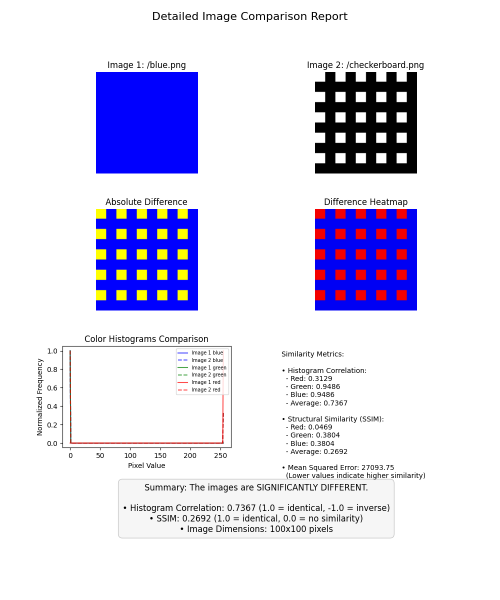
#> input picture test_images/detailed_report.png, 1000 x 1200 px, given in place of ., which was not available (shown at 1/2 size)
$ python -i image_comparison.py   (imports and definitions only)   (older library calls are emulated)
#> lines starting #> are read from the running program, lines starting #| are printed output that depends on the picture; pictures that were not available may be replaced by others from this repository, and a replacement may not be noted
"""
Enhanced Image Comparison Utilities for Dataset Preparation Tool
Provides advanced functions to compare images and identify outliers in groups.
"""
import os
import cv2
import numpy as np
from scipy.spatial.distance import pdist, squareform
import matplotlib.pyplot as plt
from matplotlib.figure import Figure
from matplotlib.backends.backend_agg import FigureCanvasAgg
from PIL import Image, ImageTk
import io
from skimage.metrics import structural_similarity as ssim

class ImageComparison:
    """Class for comparing images and identifying outliers."""

    def __init__(self):
        """Initialize the image comparison utility."""
        self.comparison_methods = {
            "histogram_correlation": self._compare_histogram_correlation,
            "histogram_chi": self._compare_histogram_chi,
            "histogram_intersection": self._compare_histogram_intersection,
            "histogram_bhattacharyya": self._compare_histogram_bhattacharyya,
            "ssim": self._compare_ssim,
            "mse": self._compare_mse
        }

    def compare_images(self, image_paths, method="histogram_correlation", resize=True,
                      resize_dim=(256, 256), color_space="rgb"):
        """
        Compare a group of images using the specified method.

        Args:
            image_paths: List of paths to images to compare
            method: Comparison method to use
            resize: Whether to resize images before comparison
            resize_dim: Dimensions to resize to if resize=True
            color_space: Color space to use for comparison ('rgb', 'hsv', 'lab')

        Returns:
            dict: Results with distance matrix, outlier scores, and visualizations
        """
#> called with image_paths = '../test_images/detailed_report.png', method = 'histogram_correlation', resize = True, resize_dim = (256, 256), color_space = 'rgb'
        if not image_paths:
            return {
                "success": False,
                "message": "No images provided for comparison"
            }

        if method not in self.comparison_methods:
            return {
                "success": False,
                "message": f"Unknown comparison method: {method}"
            }

        # Load and preprocess images
        images = []
        valid_paths = []

        for path in image_paths:
            try:
                # Load image
                img = cv2.imread(path)
#> img is the input picture: shape (1200, 1000, 3); mean B, G, R 238.7, 219.2, 221.4
                if img is None:
                    print(f"Warning: Failed to load image {path}")
                    continue

                # Convert color space if needed
                if color_space == "hsv":
                    img = cv2.cvtColor(img, cv2.COLOR_BGR2HSV)
                elif color_space == "lab":
                    img = cv2.cvtColor(img, cv2.COLOR_BGR2LAB)
                else:  # Default to RGB
                    img = cv2.cvtColor(img, cv2.COLOR_BGR2RGB)

                # Resize if requested
                if resize:
                    img = cv2.resize(img, resize_dim, interpolation=cv2.INTER_AREA)
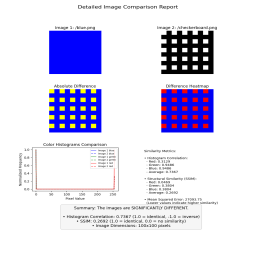
#> img: shape (256, 256, 3); mean R, G, B 221.4, 219.2, 238.7
#> pass 3 of the loop in compare_images, `for path in image_paths:`:
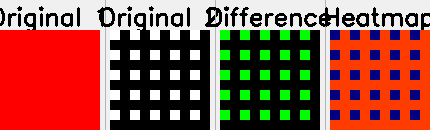
#> input picture test_images/difference_visualization.png, 430 x 130 px, given in place of , which was not available
#> in compare_images, img is the input picture: shape (130, 430, 3); mean B, G, R 71.9, 85.7, 146
#> in compare_images, `img = cv2.resize(img, resize_dim, interpolation=cv2.INTER_AREA)`:
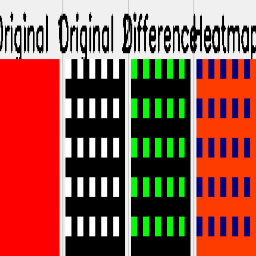
#> img: shape (256, 256, 3); mean R, G, B 146.1, 85.6, 72
#> the loop made 34 passes; the first 3 are shown

                images.append(img)
                valid_paths.append(path)

            except Exception as e:
                print(f"Error processing image {path}: {str(e)}")
                continue

        if len(images) < 2:
            return {
                "success": False,
                "message": "Need at least 2 valid images for comparison"
            }

        # Compute pairwise distances using the selected method
        comparison_func = self.comparison_methods[method]
        distance_matrix = self._compute_distance_matrix(images, comparison_func)

        # Compute outlier scores (average distance to all other images)
        outlier_scores = np.mean(distance_matrix, axis=1)

        # Get indices of images sorted by outlier score (descending)
        sorted_indices = np.argsort(outlier_scores)[::-1]

        # Create result with original paths and scores
        result = {
            "success": True,
            "message": f"Compared {len(images)} images using {method}",
            "distance_matrix": distance_matrix,
            "outlier_scores": outlier_scores,
            "sorted_indices": sorted_indices,
            "paths": valid_paths,
            "ranked_paths": [valid_paths[i] for i in sorted_indices],
            "comparison_method": method,
            "color_space": color_space
        }

        return result

    # [375 lines left out: functions generate_comparison_visualization, visualize_differences, generate_detailed_report, not called in this run]

    def _compute_distance_matrix(self, images, comparison_func):
        """
        Compute distance matrix between all pairs of images.

        Args:
            images: List of images to compare
            comparison_func: Function to use for comparison

        Returns:
            numpy.ndarray: Matrix of distances/similarities
        """
        n = len(images)
        distance_matrix = np.zeros((n, n))

        for i in range(n):
            for j in range(i, n):
                # Compute distance (each comparison function returns distance, not similarity)
                distance = comparison_func(images[i], images[j])

                # Set symmetric values in the matrix
                distance_matrix[i, j] = distance
                distance_matrix[j, i] = distance
#> this loop made 9 passes

        return distance_matrix

    def _compare_histogram_correlation(self, img1, img2):
        """
        Compare images using histogram correlation.
        Returns a distance value (1 - correlation, so 0 = identical, 2 = completely opposite).
        """
        hist1_b = cv2.calcHist([img1], [0], None, [256], [0, 256])
        hist1_g = cv2.calcHist([img1], [1], None, [256], [0, 256])
        hist1_r = cv2.calcHist([img1], [2], None, [256], [0, 256])

        hist2_b = cv2.calcHist([img2], [0], None, [256], [0, 256])
        hist2_g = cv2.calcHist([img2], [1], None, [256], [0, 256])
        hist2_r = cv2.calcHist([img2], [2], None, [256], [0, 256])

        # Normalize histograms
        cv2.normalize(hist1_b, hist1_b, 0, 1.0, cv2.NORM_MINMAX)
        cv2.normalize(hist1_g, hist1_g, 0, 1.0, cv2.NORM_MINMAX)
        cv2.normalize(hist1_r, hist1_r, 0, 1.0, cv2.NORM_MINMAX)

        cv2.normalize(hist2_b, hist2_b, 0, 1.0, cv2.NORM_MINMAX)
        cv2.normalize(hist2_g, hist2_g, 0, 1.0, cv2.NORM_MINMAX)
        cv2.normalize(hist2_r, hist2_r, 0, 1.0, cv2.NORM_MINMAX)

        # Calculate correlation for each channel and average
        corr_b = cv2.compareHist(hist1_b, hist2_b, cv2.HISTCMP_CORREL)
        corr_g = cv2.compareHist(hist1_g, hist2_g, cv2.HISTCMP_CORREL)
        corr_r = cv2.compareHist(hist1_r, hist2_r, cv2.HISTCMP_CORREL)

        # Average correlation across channels
        avg_corr = (corr_b + corr_g + corr_r) / 3.0

        # Convert to distance (1 - correlation)
        # Result range: 0 (identical) to 2 (completely opposite)
        return 1.0 - avg_corr

    # [182 lines left out: functions _compare_histogram_chi, _compare_histogram_intersection, _compare_histogram_bhattacharyya, _compare_ssim, _compare_mse, find_outliers, not called in this run]

>>> result = ImageComparison().compare_images('../test_images/detailed_report.png')
